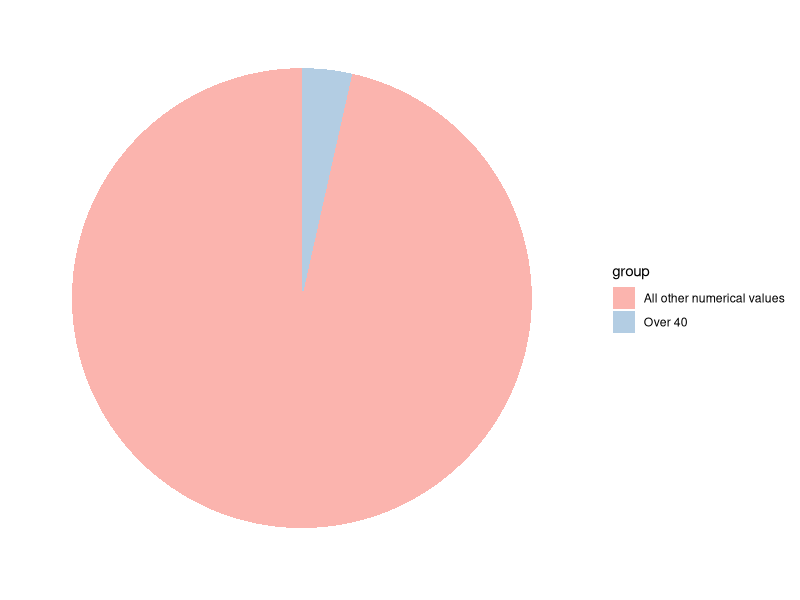
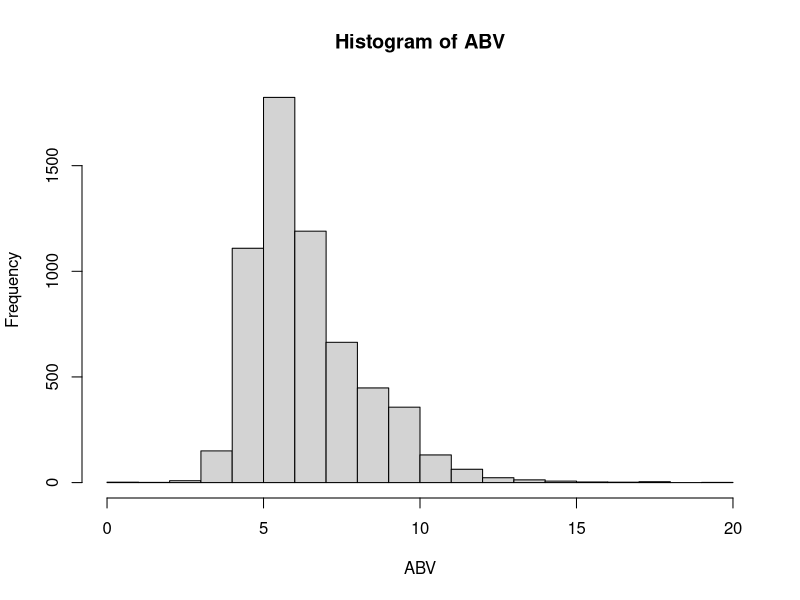

R code for these plots, in order:
## ---- chunk 1
library(tidyverse)
## ---- chunk 2
blank_theme <- theme_minimal()+
  theme(
  axis.title.x = element_blank(),
  axis.title.y = element_blank(),
  panel.border = element_blank(),
  panel.grid=element_blank(),
  axis.ticks = element_blank(),
  plot.title=element_text(size=14, face="bold")
  )
## ---- chunk 3
beerdf = read.csv("beer_train.csv")
#head(beerdf)
View(beerdf)
dim(beerdf)
colnames(beerdf)
## ---- chunk 4
# Number of missing data values in glass 
sum(beerdf$glass == "")
## ---- chunk 5
sum(is.na(beerdf$glass))
beerdf_new <- subset(beerdf, select = -c(available, description, glass, name))

#View(beerdf_new)
#dim(beerdf_new)
#colnames(beerdf_new)
## ---- chunk 6
#table(beerdf$isOrganic)
beerdf_new$isOrganic[which(beerdf_new$isOrganic=="Y")] <- 1

beerdf_new$isOrganic[which(beerdf_new$isOrganic=="N")] <- 0

beerdf_new$isOrganic <- as.numeric(beerdf_new$isOrganic)

View(beerdf_new)
#table(beerdf$isOrganic)
## ---- chunk 7
summary(beerdf_new)
## ---- chunk 8
#sum(beerdf$srm == "Over 40")
srmover40 <- sum(beerdf_new$srm == "Over 40")
srmothernums <- sum(beerdf_new$srm != "Over 40")

srmcategcounts <- data.frame(
  group = c("Over 40", "All other numerical values"),
  value = c(srmover40, srmothernums)
  )

srmpie <- ggplot(srmcategcounts, aes(x="", y=value, fill=group)) + geom_bar(width = 1, stat = "identity") + coord_polar("y") + scale_fill_brewer(palette = "Pastel1") + blank_theme + theme(axis.text.x=element_blank())

srmpie
## ---- chunk 9
hist(beerdf_new$abv, main = "Histogram of ABV", xlab = "ABV", ylab = "Frequency")
